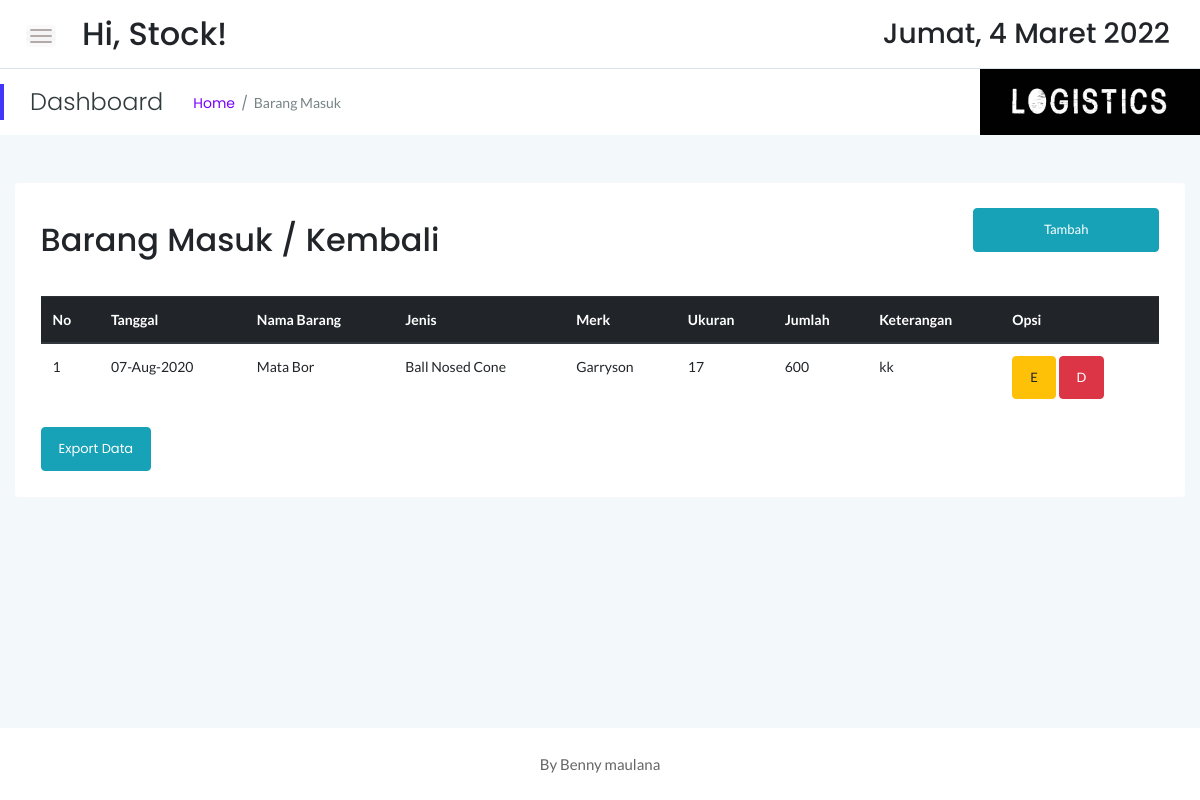
/stock/masuk.php (signed in), run on an earlier commit of the app's database.
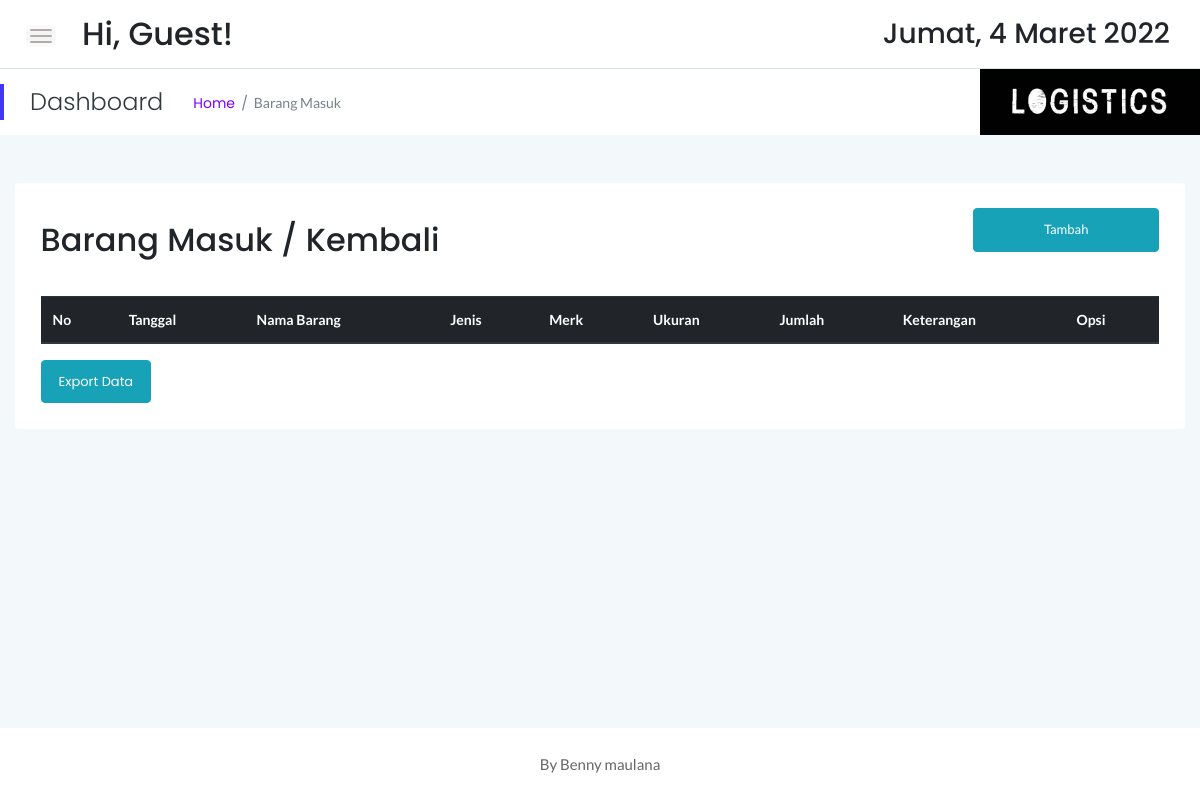
And on a later commit of the database.
### tables this page shows
CREATE TABLE `sbrg_masuk` (
  `id` int(11) NOT NULL,
  `idx` int(11) NOT NULL,
  `tgl` date NOT NULL,
  `jumlah` int(11) NOT NULL,
  `keterangan` text NOT NULL
);

CREATE TABLE `sstock_brg` (
  `idx` int(11) NOT NULL,
  `nama` varchar(55) NOT NULL,
  `jenis` varchar(30) NOT NULL,
  `merk` varchar(40) NOT NULL,
  `ukuran` varchar(20) NOT NULL,
  `stock` int(12) NOT NULL,
  `satuan` varchar(10) NOT NULL,
  `lokasi` varchar(55) NOT NULL
);

### stock/masuk.php (the view, shortened to what the changed rows need)
<!doctype html>
<html class="no-js" lang="en">
<?php
    include '../dbconnect.php';
	?>
<head>
    <link rel="stylesheet" href="assets/css/bootstrap.min.css">
    <link rel="stylesheet" href="assets/css/font-awesome.min.css">
    <link rel="stylesheet" href="assets/css/themify-icons.css">
    <link rel="stylesheet" href="assets/css/metisMenu.css">
    <link rel="stylesheet" href="assets/css/owl.carousel.min.css">
    <link rel="stylesheet" href="assets/css/slicknav.min.css">
    <link rel="stylesheet" href="https://www.amcharts.com/lib/3/plugins/export/export.css" type="text/css" media="all" />
	<link rel="stylesheet" type="text/css" href="https://cdn.datatables.net/1.10.19/css/jquery.dataTables.min.css">
    <link rel="stylesheet" type="text/css" href="https://cdn.datatables.net/1.10.19/css/jquery.dataTables.css">
    <link rel="stylesheet" type="text/css" href="https://cdn.datatables.net/1.10.18/css/dataTables.bootstrap4.min.css">
    <link rel="stylesheet" type="text/css" href="https://cdn.datatables.net/responsive/2.2.3/css/responsive.bootstrap.min.css">
    <link rel="stylesheet" type="text/css" href="https://cdn.datatables.net/responsive/2.2.3/css/responsive.jqueryui.min.css">
	<link rel="stylesheet" type="text/css" href="https://cdn.datatables.net/buttons/1.5.2/css/buttons.dataTables.min.css">
    <link rel="stylesheet" href="assets/css/typography.css">
    <link rel="stylesheet" href="assets/css/default-css.css">
    <link rel="stylesheet" href="assets/css/styles.css">
    <link rel="stylesheet" href="assets/css/responsive.css">
</head>
<body>
    <div class="page-container">
        <div class="main-content">
            <div class="header-area">
                <div class="row align-items-center">
                    <div class="col-md-6 col-sm-8 clearfix">
                        <div class="search-box pull-left">
                            <form action="#">
                                <h2>Hi, <?=$_SESSION['user'];?>!</h2>
                            </form>
                        </div>
                    </div>
                </div>
            </div>
            <div class="main-content-inner">
                <div class="row mt-5 mb-5">
                    <div class="col-12">
                        <div class="card">
                            <div class="card-body">
                                <div class="d-sm-flex justify-content-between align-items-center">
									<h2>Barang Masuk / Kembali</h2>
                                </div>
                                <div class="market-status-table mt-4">
                                    <div class="table-responsive">
										 <table id="dataTable3" class="table table-hover"><thead class="thead-dark">
											<tr>
												<th>No</th>
												<th>Tanggal</th>
												<th>Nama Barang</th>
												<th>Jenis</th>
												<th>Merk</th>
												<th>Ukuran</th>
												<th>Jumlah</th>
												<th>Keterangan</th>
												<th>Opsi</th>
											</tr></thead><tbody>
											<?php
											$brg=mysqli_query($conn,"SELECT * from sbrg_masuk sb, sstock_brg st where st.idx=sb.idx order by sb.id DESC");
											$no=1;
											while($b=mysqli_fetch_array($brg)){
                                                $id = $b['id'];
												?>
												<tr>
													<td><?php echo $no++ ?></td>
													<td><?php $tanggals=$b['tgl']; echo date("d-M-Y", strtotime($tanggals)) ?></td>
													<td><?php echo $b['nama'] ?></td>
													<td><?php echo $b['jenis'] ?></td>
													<td><?php echo $b['merk'] ?></td>
													<td><?php echo $b['ukuran'] ?></td>
													<td><?php echo $b['jumlah'] ?></td>
													<td><?php echo $b['keterangan'] ?></td>
                                                    <td><button data-toggle="modal" data-target="#edit<?=$id;?>" class="btn btn-warning">E</button> <button data-toggle="modal" data-target="#del<?=$id;?>" class="btn btn-danger">D</button></td>
												</tr>
												<?php
											}
											?>
										</tbody>
										</table>
                                    </div>
                                </div>
                            </div>
                        </div>
                    </div>
                </div>
            </div>
        </div>
    </div>
</body>
</html>

What changed in the data, as far as the page shows it:
removed sbrg_masuk: tgl "07-Aug-2020", sstock_brg.nama "Mata Bor", sstock_brg.jenis "Ball Nosed Cone", sstock_brg.merk "Garryson", sstock_brg.ukuran "17", jumlah "600", keterangan "kk"
Also different on the page:
$_SESSION['user']: "Stock" → "Guest"
